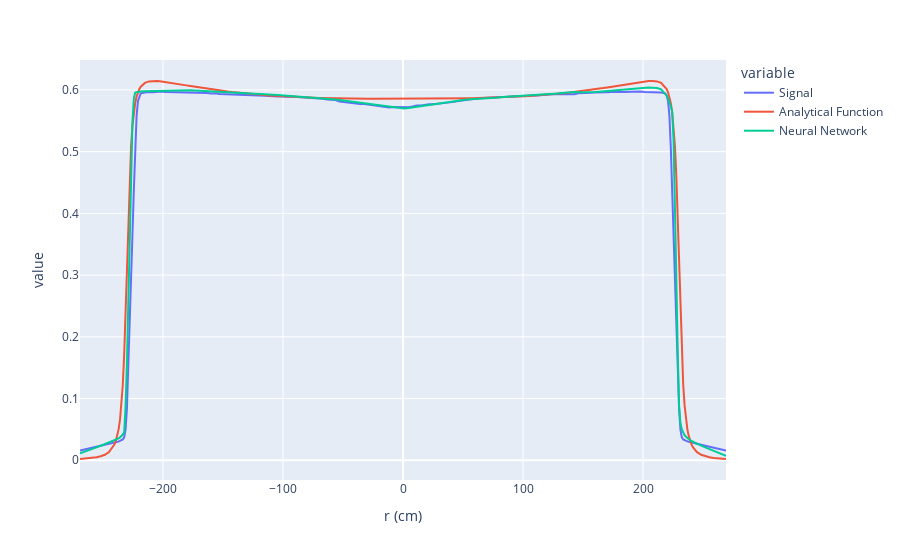

This figure's notebook cell:
### Code cell
REP = x.copy()
REP['Signal'] = y['señal'].values
REP['Analytical Function'] = x['Analytic function'].values
REP['r (cm)'] = x['r'].values

REP['Neural Network'] = Model22DenseAdamax7.predict(NewX)
REP[(REP['Limit']==400) & (REP['Z']==115) & (REP['In']==0)].set_index('r (cm)').iloc[:,[-3,-2,-1]].plot()

### Figure 1 — Plotly figure (JSON) as saved in the notebook; plotly's stock layout.template omitted (floating-point values rounded to 4 significant figures; data arrays with more than 128 entries replaced by an {"elided": "..."} marker saying what was removed)
{"data": [{"hovertemplate": "variable=Signal<br>r (cm)=%{x}<br>value=%{y}<extra></extra>", "legendgroup": "Signal", "line": {"color": "#636efa", "dash": "solid"}, "mode": "lines", "name": "Signal", "orientation": "v", "showlegend": true, "type": "scatter", "x": {"elided": "186 float values"}, "xaxis": "x", "y": {"elided": "186 float values"}, "yaxis": "y"}, {"hovertemplate": "variable=Analytical Function<br>r (cm)=%{x}<br>value=%{y}<extra></extra>", "legendgroup": "Analytical Function", "line": {"color": "#EF553B", "dash": "solid"}, "mode": "lines", "name": "Analytical Function", "orientation": "v", "showlegend": true, "type": "scatter", "x": {"elided": "186 float values"}, "xaxis": "x", "y": {"elided": "186 float values"}, "yaxis": "y"}, {"hovertemplate": "variable=Neural Network<br>r (cm)=%{x}<br>value=%{y}<extra></extra>", "legendgroup": "Neural Network", "line": {"color": "#00cc96", "dash": "solid"}, "mode": "lines", "name": "Neural Network", "orientation": "v", "showlegend": true, "type": "scatter", "x": {"elided": "186 float values"}, "xaxis": "x", "y": {"elided": "186 float values"}, "yaxis": "y"}], "layout": {"legend": {"title": {"text": "variable"}, "tracegroupgap": 0}, "margin": {"t": 60}, "xaxis": {"anchor": "y", "domain": [0, 1], "title": {"text": "r (cm)"}}, "yaxis": {"anchor": "x", "domain": [0, 1], "title": {"text": "value"}}}}
